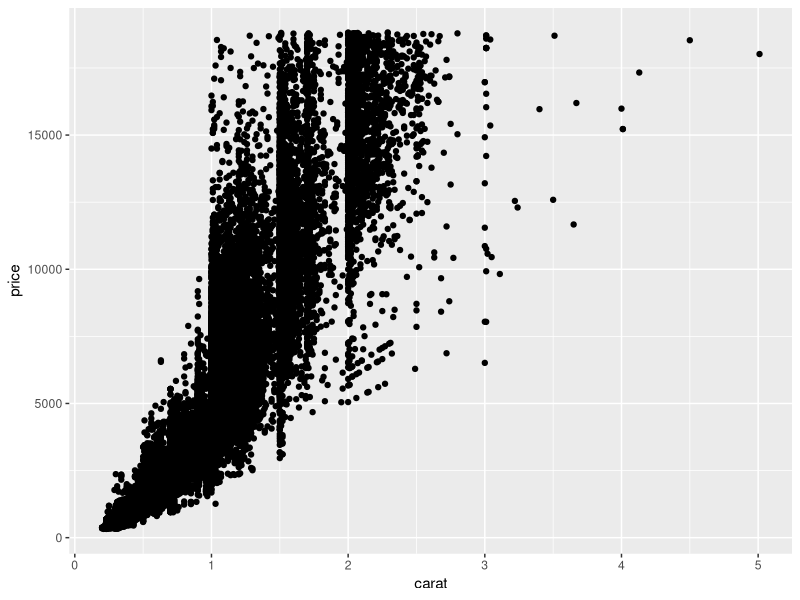
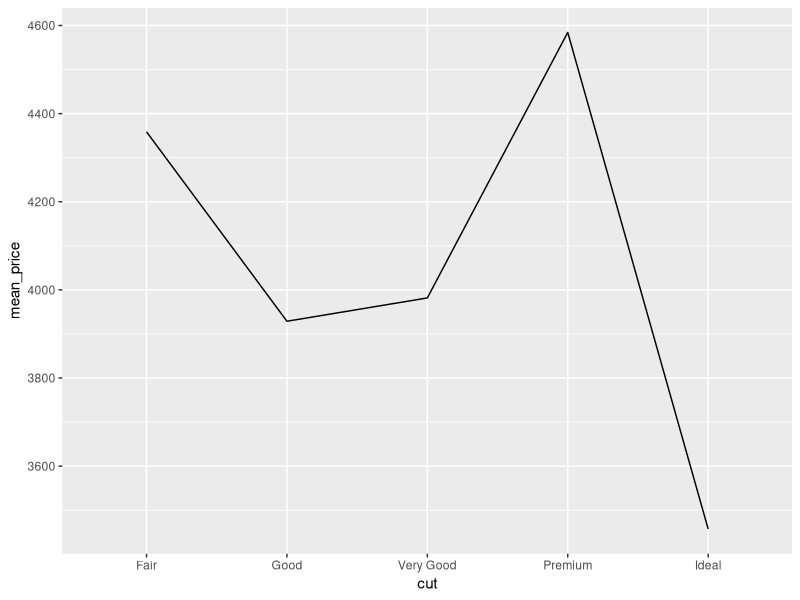
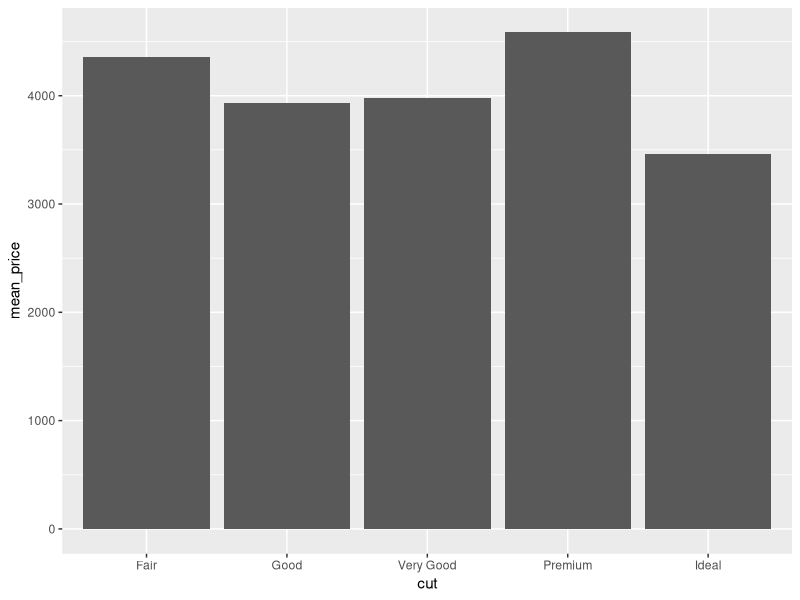
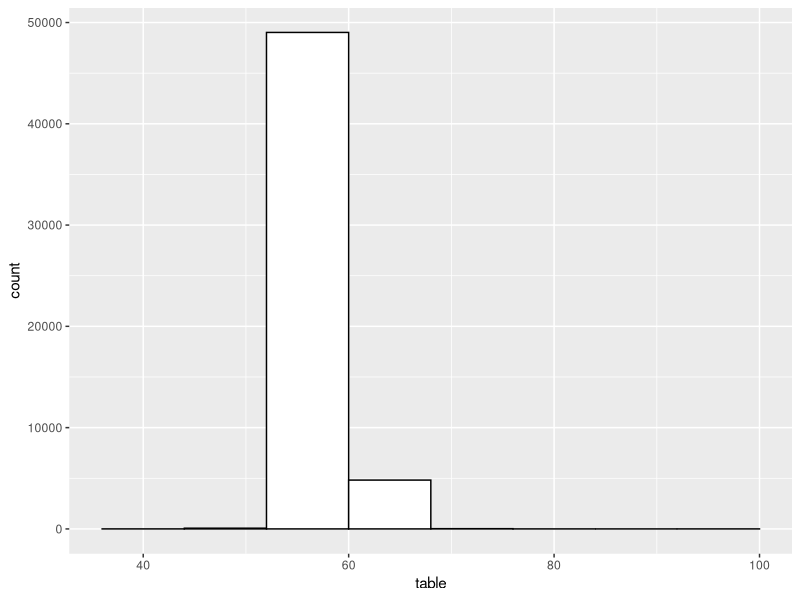
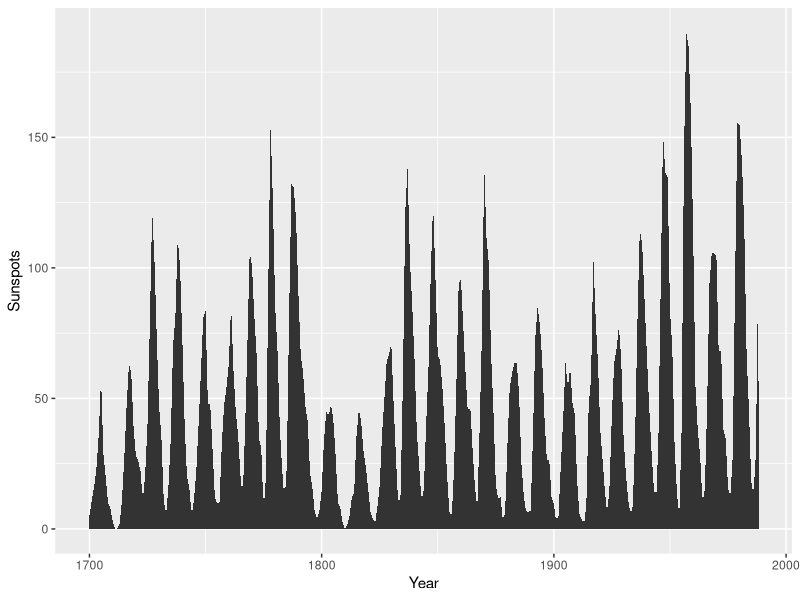

These charts were generated, in order, by the following R code:
## ---- chunk 1
library(ggplot2)
library(dplyr)
## ---- chunk 2
# ggplot2 실습을 위해 내장 데이터셋 diamonds 를 사용한다.
head(diamonds,5) 
## ---- chunk 3
diamonds %>% 
  ggplot(aes(x = carat, y = price)) + 
  geom_point()
## ---- chunk 4
diamonds %>% 
  group_by(cut) %>% 
  summarise(mean_price = mean(price)) %>%  # cut을 기준으로 price의 평균값을 가지는 mean_price 별로 집계
  ggplot(aes(x = cut, y = mean_price)) +
  geom_line(group = 1)
## ---- chunk 5
diamonds %>% 
  group_by(cut) %>% 
  summarise(mean_price = mean(price)) %>% 
  ggplot(aes(x=cut, y=mean_price)) + 
  geom_bar(stat = "identity") + 
  coord_cartesian(expand = TRUE)
  
## ---- chunk 6
diamonds %>% 
  ggplot(aes(x=table)) + 
  geom_histogram(binwidth = 8, fill = "white", color = "black")

## ---- chunk 7

# sample Data
sunspotyear <- data.frame(Year     = as.numeric(time(sunspot.year)),
                          Sunspots = as.numeric(sunspot.year))
# 음영 영역 그래프 그리기
ggplot(sunspotyear, aes(x = Year, y = Sunspots)) + geom_area()
